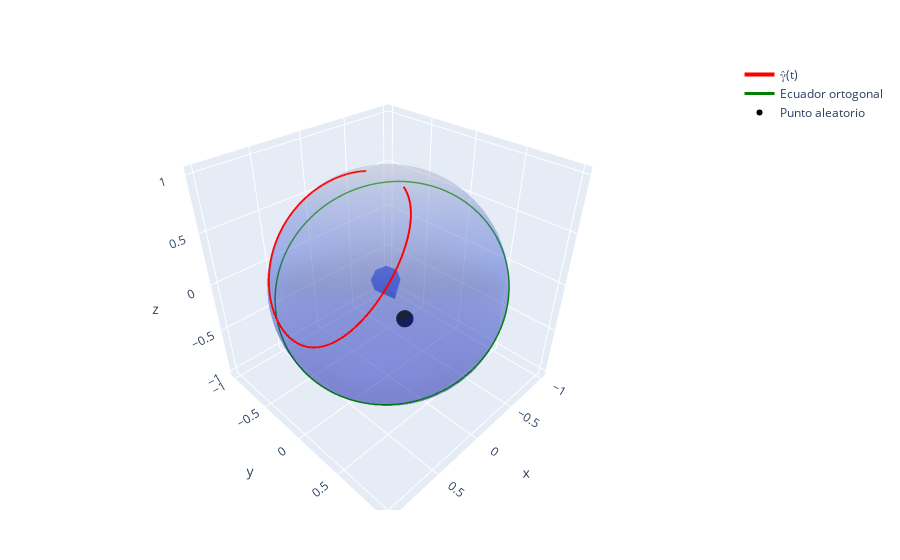

The notebook cell this image was saved under:
### Code cell
using PlotlyJS
# Función para normalizar la curva gamma(t)
function gamma_hat(t)
    x = [1, t, t^2]  # Punto en R^3
    return x / norm(x)  # Normalización
end

# Definir el rango de valores de t
t_values = range(-5, 5, length=200)  # Expandimos el rango para ver la convergencia

# Obtener los puntos de la curva gamma_hat(t)
curve = [gamma_hat(t) for t in t_values]

# Extraer coordenadas de la curva
x_vals = [p[1] for p in curve]
y_vals = [p[2] for p in curve]
z_vals = [p[3] for p in curve]

# Función para generar un punto aleatorio en S²
function random_point_on_sphere()
    v = randn(3)  # Vector con distribución normal en R^3
    return v / norm(v)  # Normalización para que esté en S²
end

# Obtener un punto aleatorio en S²
v = random_point_on_sphere()
vx, vy, vz = v  # Coordenadas del vector aleatorio

# Construcción del ecuador ortogonal a v
function generate_orthogonal_circle(v; num_points=100)
    # Tomamos un vector arbitrario no paralelo a v
    arbitrary = [1.0, 0.0, 0.0]
    if abs(dot(v, arbitrary)) > 0.9  # Si está casi alineado, cambiamos de base
        arbitrary = [0.0, 1.0, 0.0]
    end

    # Construimos una base ortonormal usando Gram-Schmidt
    u1 = arbitrary - dot(arbitrary, v) * v
    u1 /= norm(u1)
    u2 = cross(v, u1)  # Producto cruz para obtener la tercera dirección

    # Parametrizamos la circunferencia en el plano ortogonal a v
    θ = range(0, 2π, length=num_points)
    X = [cos(t) * u1[1] + sin(t) * u2[1] for t in θ]
    Y = [cos(t) * u1[2] + sin(t) * u2[2] for t in θ]
    Z = [cos(t) * u1[3] + sin(t) * u2[3] for t in θ]

    return X, Y, Z
end

# Obtener los puntos del ecuador ortogonal a v
eq_x, eq_y, eq_z = generate_orthogonal_circle(v)

# Construcción de la esfera S^2
θ = range(0, π, length=50)
φ = range(0, 2π, length=50)
X = [sin(t) * cos(p) for t in θ, p in φ]
Y = [sin(t) * sin(p) for t in θ, p in φ]
Z = [cos(t) for t in θ, p in φ]

# Crear la figura incluyendo TODO: la esfera, gamma(t), el vector y el ecuador
plt = PlotlyJS.plot([
    PlotlyJS.surface(; x=X, y=Y, z=Z, opacity=0.3, colorscale="Blues", showscale=false, name="Esfera S²"),  # Esfera S^2
    PlotlyJS.scatter3d(; x=x_vals, y=y_vals, z=z_vals, mode="lines", line=attr(width=4, color="red"), name="γ̂(t)"),  # Curva gamma
    PlotlyJS.scatter3d(; x=eq_x, y=eq_y, z=eq_z, mode="lines", line=attr(width=3, color="green"), name="Ecuador ortogonal"),  # Ecuador ortogonal
    PlotlyJS.scatter3d(; x=[vx], y=[vy], z=[vz], mode="markers", marker=attr(size=6, color="black"), name="Punto aleatorio"),  # Punto aleatorio
    PlotlyJS.cone(; x=[0], y=[0], z=[0], u=[vx], v=[vy], w=[vz], colorscale="Blues", showscale=false, name="Vector aleatorio")  # Flecha vector
])

# Mostrar la gráfica
display(plt)

### Figure 1 — Plotly figure (JSON) as saved in the notebook; plotly's stock layout.template omitted (floating-point values rounded to 4 significant figures; data arrays with more than 128 entries replaced by an {"elided": "..."} marker saying what was removed)
{"data": [{"y": {"elided": "50x50 float values"}, "type": "surface", "name": "Esfera S²", "opacity": 0.3, "colorscale": "Blues", "z": {"elided": "50x50 float values"}, "showscale": false, "x": {"elided": "50x50 float values"}}, {"mode": "lines", "line": {"color": "red", "width": 4}, "y": {"elided": "200 float values"}, "type": "scatter3d", "name": "γ̂(t)", "z": {"elided": "200 float values"}, "x": {"elided": "200 float values"}}, {"mode": "lines", "line": {"color": "green", "width": 3}, "y": [-0.1651, -0.2248, -0.2836, -0.3413, -0.3976, -0.4523, -0.5051, -0.556, -0.6046, -0.6507, -0.6943, -0.735, -0.7728, -0.8075, -0.8389, -0.8669, -0.8915, -0.9124, -0.9297, -0.9433, -0.953, -0.9589, -0.961, -0.9592, -0.9535, -0.9439, -0.9306, -0.9136, -0.8928, -0.8685, -0.8406, -0.8094, -0.7749, -0.7373, -0.6967, -0.6534, -0.6073, -0.5589, -0.5082, -0.4554, -0.4008, -0.3446, -0.287, -0.2283, -0.1686, -0.1083, -0.04752, 0.01345, 0.07437, 0.135, 0.1951, 0.2543, 0.3126, 0.3696, 0.4251, 0.4789, 0.5308, 0.5805, 0.6279, 0.6728, 0.715, 0.7543, 0.7905, 0.8236, 0.8533, 0.8796, 0.9024, 0.9215, 0.937, 0.9486, 0.9565, 0.9604, 0.9605, 0.9568, 0.9492, 0.9378, 0.9226, 0.9036, 0.8811, 0.855, 0.8254, 0.7926, 0.7565, 0.7174, 0.6754, 0.6307, 0.5834, 0.5338, 0.482, 0.4283, 0.3729, 0.316, 0.2578, 0.1986, 0.1385, 0.07795, 0.01704, -0.04393, -0.1047, -0.1651], "type": "scatter3d", "name": "Ecuador ortogonal", "z": [-0.4852, -0.4638, -0.4405, -0.4154, -0.3887, -0.3604, -0.3307, -0.2996, -0.2673, -0.234, -0.1997, -0.1646, -0.1288, -0.09254, -0.05589, -0.01901, 0.01795, 0.05483, 0.09149, 0.1278, 0.1636, 0.1987, 0.233, 0.2664, 0.2987, 0.3298, 0.3596, 0.3879, 0.4147, 0.4398, 0.4631, 0.4846, 0.5041, 0.5216, 0.537, 0.5502, 0.5612, 0.5699, 0.5764, 0.5805, 0.5823, 0.5818, 0.5789, 0.5736, 0.5661, 0.5563, 0.5442, 0.53, 0.5136, 0.4952, 0.4747, 0.4524, 0.4282, 0.4023, 0.3748, 0.3457, 0.3153, 0.2836, 0.2508, 0.2169, 0.1822, 0.1468, 0.1107, 0.07425, 0.03747, 0.0005329, -0.03641, -0.0732, -0.1097, -0.1457, -0.1812, -0.216, -0.2498, -0.2827, -0.3144, -0.3449, -0.3739, -0.4015, -0.4275, -0.4517, -0.4741, -0.4946, -0.5131, -0.5295, -0.5438, -0.556, -0.5658, -0.5734, -0.5787, -0.5817, -0.5823, -0.5806, -0.5765, -0.5702, -0.5615, -0.5505, -0.5374, -0.5221, -0.5046, -0.4852], "x": [0.8587, 0.857, 0.8518, 0.8432, 0.8312, 0.8158, 0.7972, 0.7753, 0.7504, 0.7224, 0.6915, 0.6578, 0.6215, 0.5826, 0.5414, 0.4981, 0.4527, 0.4055, 0.3567, 0.3065, 0.255, 0.2024, 0.1491, 0.09518, 0.04086, -0.01362, -0.06805, -0.1222, -0.1759, -0.2288, -0.2808, -0.3318, -0.3813, -0.4293, -0.4756, -0.52, -0.5623, -0.6023, -0.64, -0.675, -0.7073, -0.7367, -0.7632, -0.7867, -0.8069, -0.8239, -0.8376, -0.8479, -0.8548, -0.8583, -0.8583, -0.8548, -0.8479, -0.8376, -0.8239, -0.8069, -0.7867, -0.7632, -0.7367, -0.7073, -0.675, -0.64, -0.6023, -0.5623, -0.52, -0.4756, -0.4293, -0.3813, -0.3318, -0.2808, -0.2288, -0.1759, -0.1222, -0.06805, -0.01362, 0.04086, 0.09518, 0.1491, 0.2024, 0.255, 0.3065, 0.3567, 0.4055, 0.4527, 0.4981, 0.5414, 0.5826, 0.6215, 0.6578, 0.6915, 0.7224, 0.7504, 0.7753, 0.7972, 0.8158, 0.8312, 0.8432, 0.8518, 0.857, 0.8587]}, {"x": [-0.5125], "mode": "markers", "y": [-0.2766], "type": "scatter3d", "name": "Punto aleatorio", "z": [-0.8129], "marker": {"color": "black", "size": 6}}, {"w": [-0.8129], "y": [0], "type": "cone", "v": [-0.2766], "name": "Vector aleatorio", "colorscale": "Blues", "z": [0], "u": [-0.5125], "showscale": false, "x": [0]}], "layout": {"margin": {"l": 50, "b": 50, "r": 50, "t": 60}}}
